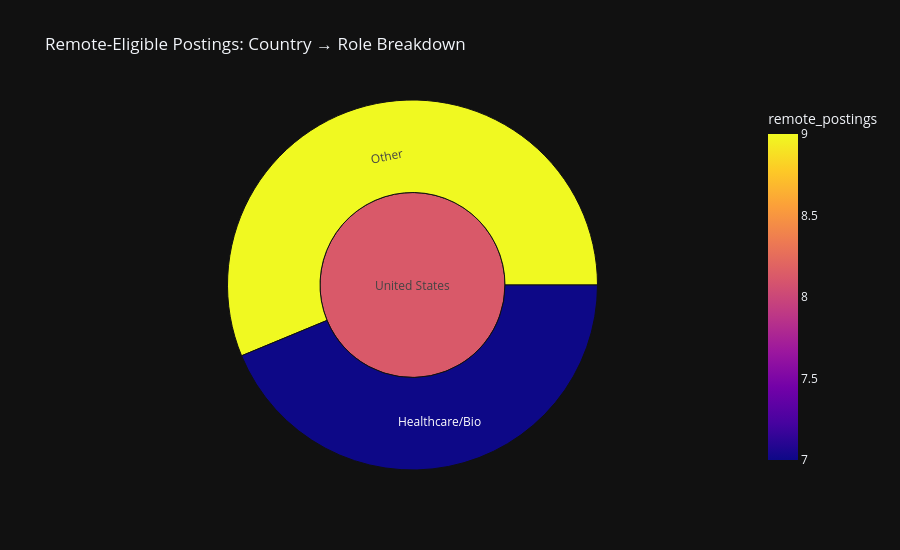

This figure's notebook cell:
### Markdown cell above
## 8. Outsourcing Focus: Remote-Eligible Roles by Country

### Code cell
outsource_df = df.copy()

# Flag remote-eligible postings
outsource_df['is_remote'] = outsource_df['job_type'].str.lower().str.contains(
    'remote', na=False
).astype(int)

# Count remote postings by country and role
remote_by_country = (
    outsource_df[outsource_df['is_remote'] == 1]
    .groupby(['search_country', 'role_category'])
    .size()
    .reset_index(name='remote_postings')
)

fig = px.sunburst(
    remote_by_country[remote_by_country['remote_postings'] >= 2],
    path=['search_country', 'role_category'],
    values='remote_postings',
    title='Remote-Eligible Postings: Country → Role Breakdown',
    template=PLOTLY_TEMPLATE,
    color='remote_postings',
    color_continuous_scale='Plasma'
)
fig.update_layout(height=550)
save_plotly(fig, '04_remote_outsourcing_sunburst')
fig.show()

### Figure 1 — Plotly figure (JSON) as saved in the notebook; plotly's stock layout.template omitted (floating-point values rounded to 4 significant figures)
{"data": [{"branchvalues": "total", "customdata": [[7.0], [9.0], [8.125]], "domain": {"x": [0.0, 1.0], "y": [0.0, 1.0]}, "hovertemplate": "labels=%{label}<br>remote_postings_sum=%{value}<br>parent=%{parent}<br>id=%{id}<br>remote_postings=%{color}<extra></extra>", "ids": ["United States/Healthcare/Bio", "United States/Other", "United States"], "labels": ["Healthcare/Bio", "Other", "United States"], "marker": {"coloraxis": "coloraxis", "colors": [7.0, 9.0, 8.125]}, "name": "", "parents": ["United States", "United States", ""], "type": "sunburst", "values": [7.0, 9.0, 16.0]}], "layout": {"coloraxis": {"autocolorscale": false, "colorbar": {"title": {"text": "remote_postings"}}, "colorscale": [[0.0, "#0d0887"], [0.1111, "#46039f"], [0.2222, "#7201a8"], [0.3333, "#9c179e"], [0.4444, "#bd3786"], [0.5556, "#d8576b"], [0.6667, "#ed7953"], [0.7778, "#fb9f3a"], [0.8889, "#fdca26"], [1.0, "#f0f921"]]}, "height": 550, "legend": {"tracegroupgap": 0}, "title": {"text": "Remote-Eligible Postings: Country → Role Breakdown"}}}
